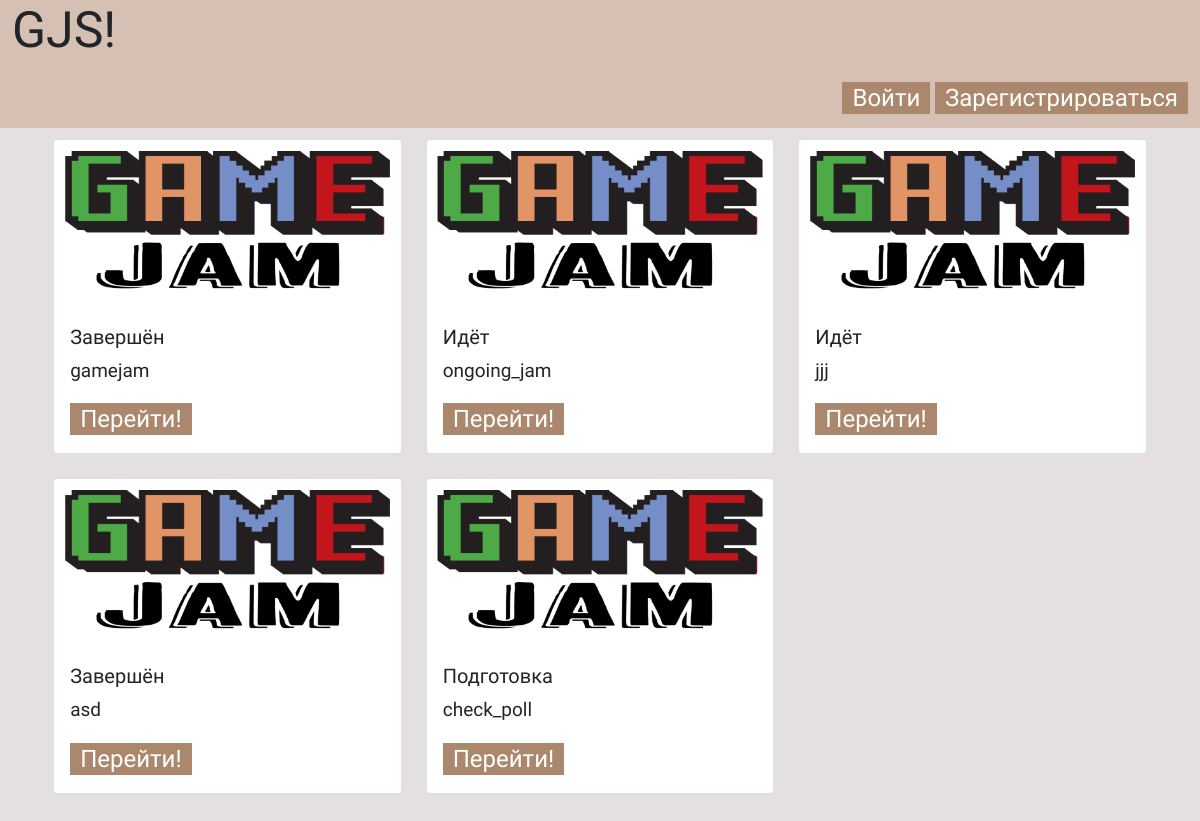
Before: /jams/ with the older database file.
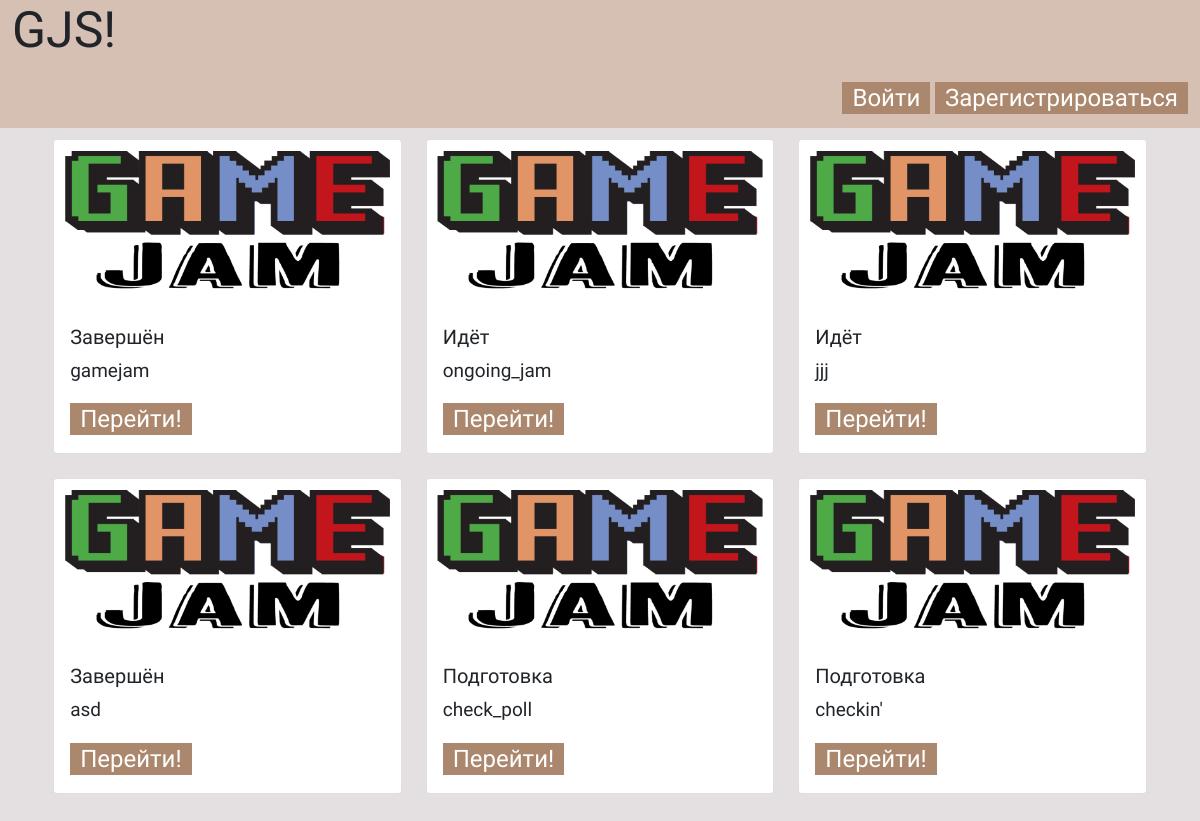
After: the same page with the newer database file.
### jams/models.py (models this page shows)
class GameJams(models.Model):
    jam_status = [
        ("FN", "Завершён"),
        ("OG", "Идёт"),
        ("PR", "Подготовка")
    ]
    uuid = models.UUIDField(primary_key=True, default=uuid.uuid4, editable=False)
    title = models.CharField(max_length=255)
    date_start = models.DateTimeField()
    date_end = models.DateTimeField()
    theme = models.CharField(max_length=255)
    status = models.CharField(max_length=3, choices=jam_status)
    winner = models.OneToOneField(settings.AUTH_USER_MODEL, related_name="user_winner",
                                  on_delete=models.SET_NULL, blank=True, null=True)
    users = models.ManyToManyField(settings.AUTH_USER_MODEL, related_name="users",
                                   blank=True)

### jams/views.py (the view)
# urls.py: path('', views.GameJamsLists.as_view(), name='jams_list'),
class GameJamsLists(ListView):
    template_name = 'pages/jams_pages/jams.html'
    context_object_name = "jams_list"
    queryset = GameJams.objects.all()

### templates/pages/jams_pages/jams.html (shortened to what this page needs)
{% extends 'base.html' %}
{% load static %}
{% block headercontent %}
<div class="profile-header">
    <div>
        {% if request.user.is_authenticated %}
            <a href="{% url 'profile_detail' request.user.username %}" class="a-button">{{request.user.username}}</a>
        {% else %}
            <a href="{% url 'login' %}" class="a-button">Войти</a>
            <a href="{% url 'regist' %}" class="a-button">Зарегистрироваться</a>
        {% endif %}
    </div>
</div>
{% endblock %}
{% block content %}
<div class="container">
    <div class="row" style="padding: 1%">
        {% for jam in jams_list %}
            <div class="col-md-4 mb-4">
                <div class="card">
                    <img src="{% static 'img/logo.png' %}" class="card-img-top" alt="Game Jam Logo" style="padding: 3%">
                    <div class="card-body">
                        <h5 class="card-title">{{ jam.get_status_display }}</h5>
                        <p class="card-text">{{ jam.title }}</p>
                        <a href="{% url 'gamejam_detail' uuid=jam.uuid %}" class="a-button">Перейти!</a>
                    </div>
                </div>
            </div>
        {% endfor %}
    </div>
</div>
{% endblock %}

Changed rows visible on the page:
added GameJams: status "Подготовка", title "checkin'"
